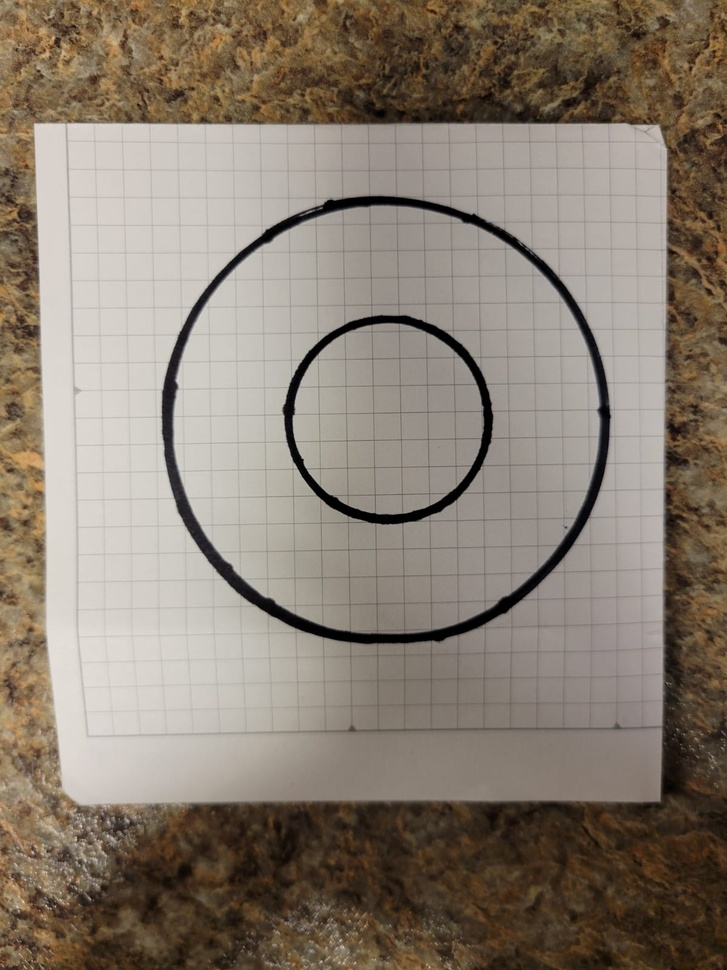
#> input picture code_project/pad.jpeg, 727 x 970 px, shrunk from 1200 x 1600 before the run
$ python temp.py pad.jpeg
#> lines starting #> are read from the running program, lines starting #| are printed output that depends on the picture; after the words box and inside, x2 and y2 are one past the last pixel; in counts of white or black regions, pixels touching at a corner belong together
import sys
import cv2 as cv
import numpy as np
def main(argv):

    default_file = 'code_project/images/tins.jpg'
    filename = argv[0] if len(argv) > 0 else default_file
    # Loads an image
    src = cv.imread(cv.samples.findFile(filename), cv.IMREAD_COLOR)
#> src is the input picture: shape (970, 727, 3); mean B, G, R 112.4, 125.2, 136.7
    # Check if image is loaded fine
    if src is None:
        print ('Error opening image!')
        print ('Usage: hough_circle.py [image_name -- default ' + default_file + '] \n')
        return -1


    gray = cv.cvtColor(src, cv.COLOR_BGR2GRAY)
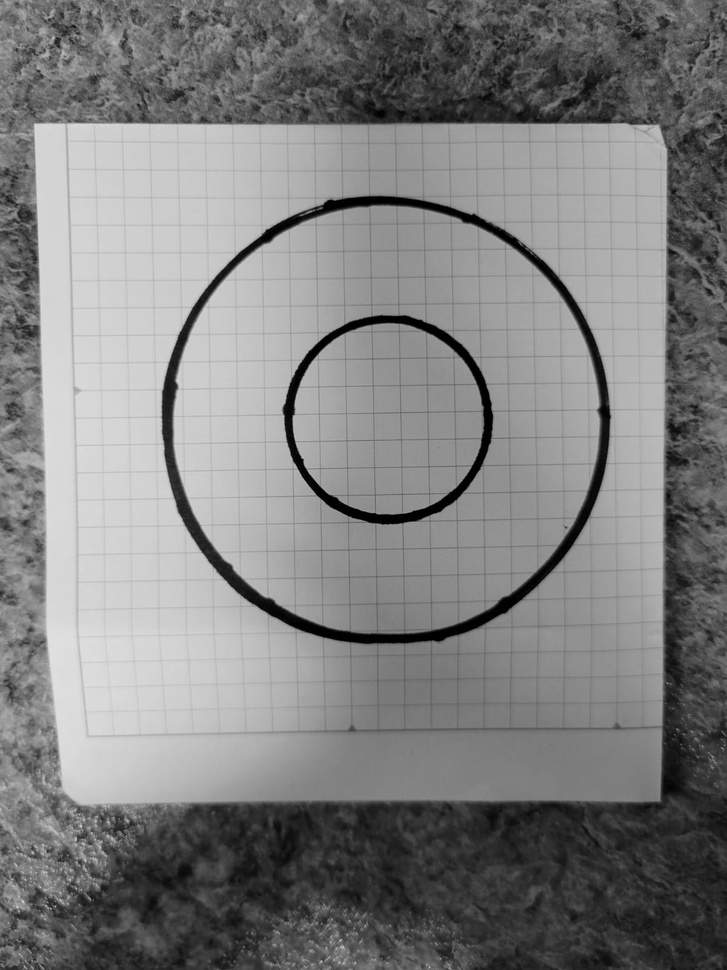
#> gray: shape (970, 727); min 0, max 227, mean 127.2


    gray = cv.medianBlur(gray, 5)


    rows = gray.shape[0]
#> rows = 970
    circles = cv.HoughCircles(gray, cv.HOUGH_GRADIENT, 1, rows / 8,
                               param1=50, param2=40,
                               minRadius=10, maxRadius=200)
#> circles = 27 rows, first 8: [388.5, 419.5, 95.3], [539.5, 186.5, 182.9], [170.5, 170.5, 168.6], [187.5, 762.5, 187.3], [372.5, 160.5, 160.9], [391.5, 765.5, 196.1], [521.5, 793.5, 173], [71.5, 57.5, 60.5]

    mask = np.zeros((src.shape[0], src.shape[1]), np.uint8)
    if circles is not None:
        circles = np.uint16(np.around(circles))
#> circles = 27 rows, first 8: [388, 420, 95], [540, 186, 183], [170, 170, 169], [188, 762, 187], [372, 160, 161], [392, 766, 196], [522, 794, 173], [72, 58, 60]
        for i in circles[0, :]:
            center = (i[0], i[1])
            # circle center
            cv.circle(src, center, 1, (0, 100, 100), 3)
            # circle outline
            radius = i[2]
            cv.circle(src, center, radius, (255, 0, 255), 3)
            print("radius: ", radius)
            mask = cv.circle(mask, center, radius, (255, 255, 255), -1)
#> this loop made 27 passes
#> (center, radius) on passes 1 to 12: ((388, 420), 95), ((540, 186), 183), ((170, 170), 169), ((188, 762), 187), ((372, 160), 161), ((392, 766), 196), ((522, 794), 173), ((72, 58), 60), ((124, 884), 76), ((568, 50), 64), ((266, 884), 83), ((256, 64), 60)
#| radius:  95
#| radius:  183
#| radius:  169
#| radius:  187
#| radius:  161
#| radius:  196
#| radius:  173
#| radius:  60
#> (further printed lines are left out)
#> pass 1, in main, `mask = cv.circle(mask, center, radius, (255, 255, 255), -1)`:
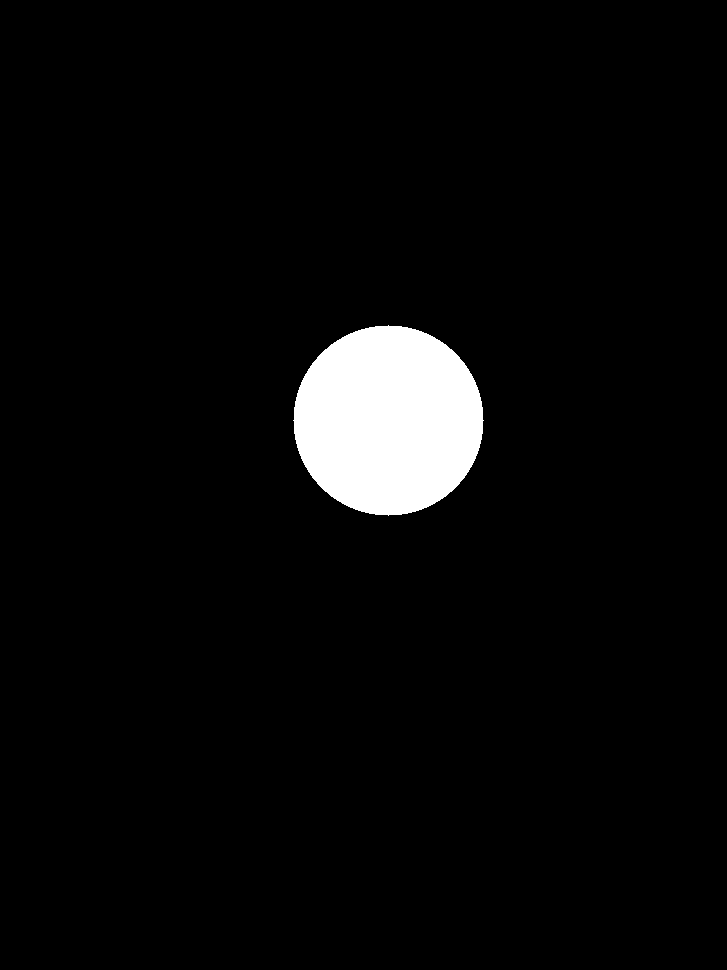
#> mask: shape (970, 727); 4% white; 1 white region, box (x1, y1, x2, y2) and area: (293, 325, 484, 516) 28345
#> pass 2, in main, `mask = cv.circle(mask, center, radius, (255, 255, 255), -1)`:
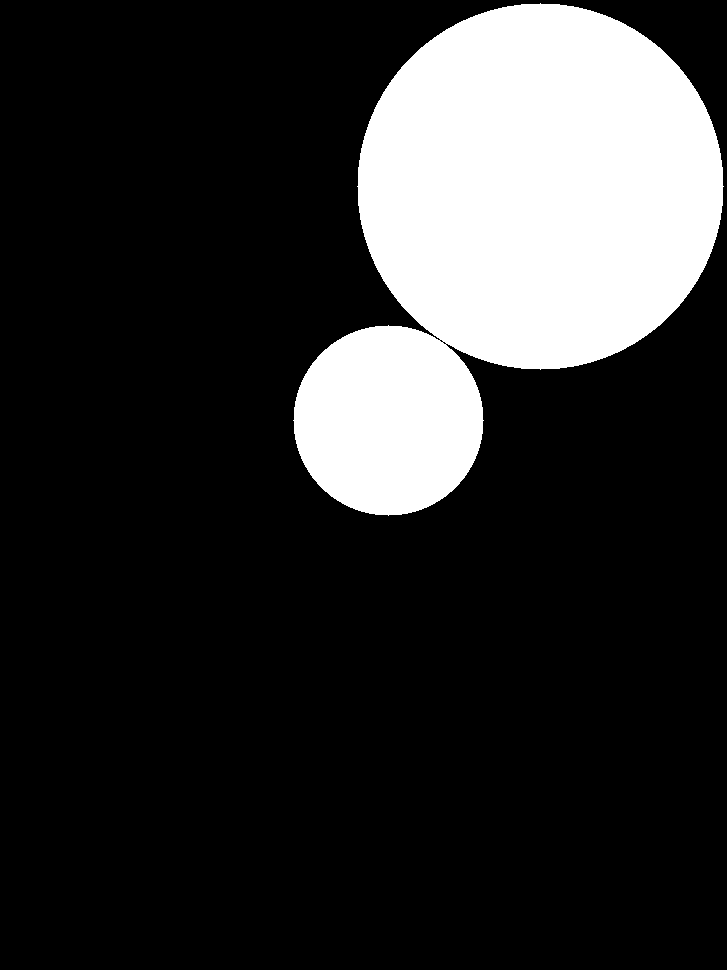
#> mask: shape (970, 727); 18.9% white; 1 white region, box (x1, y1, x2, y2) and area: (293, 3, 724, 516) 133530
#> pass 3, in main, `mask = cv.circle(mask, center, radius, (255, 255, 255), -1)`:
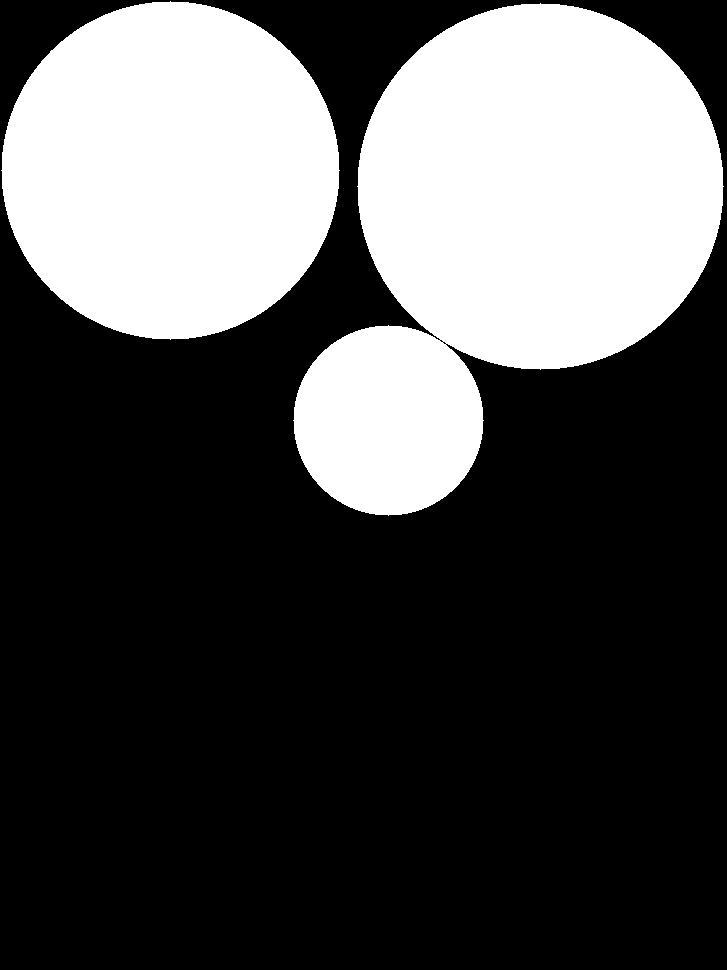
#> mask: shape (970, 727); 31.7% white; 2 white regions, box (x1, y1, x2, y2) and area: (293, 3, 724, 516) 133530, (1, 1, 340, 340) 89673
#> after the loop:
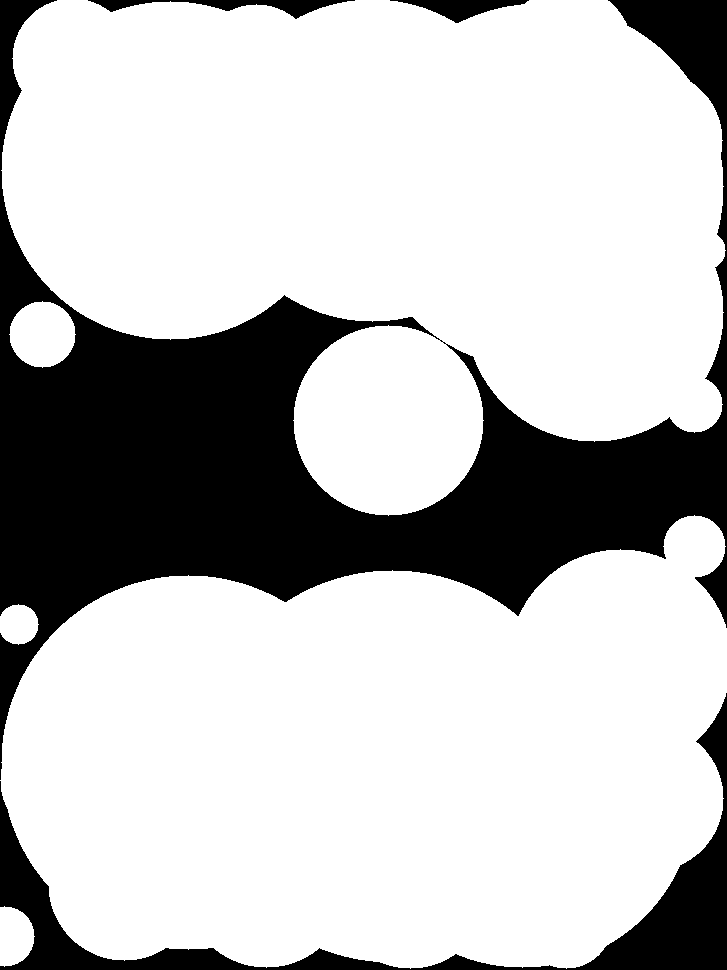
#> mask: shape (970, 727); 75.7% white; 4 black regions, box (x1, y1, x2, y2) and area: (0, 0, 727, 780) 145860, (0, 693, 727, 970) 22203, (88, 0, 355, 19) 1720, (390, 0, 529, 23) 1405
#> after the loop:
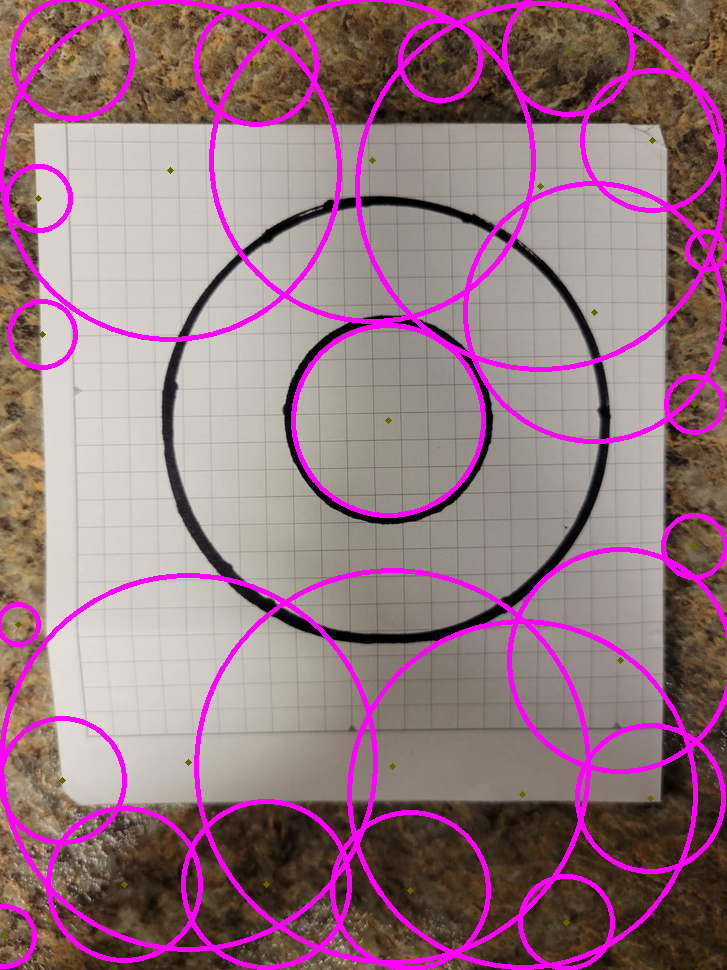
#> src: shape (970, 727, 3); 9.65% of pixels changed, all inside (x1, y1, x2, y2) = (0, 0, 727, 970)

    cv.imshow("detected circles", mask)
    cv.waitKey(0)

    return 0
if __name__ == "__main__":
    main(sys.argv[1:])
